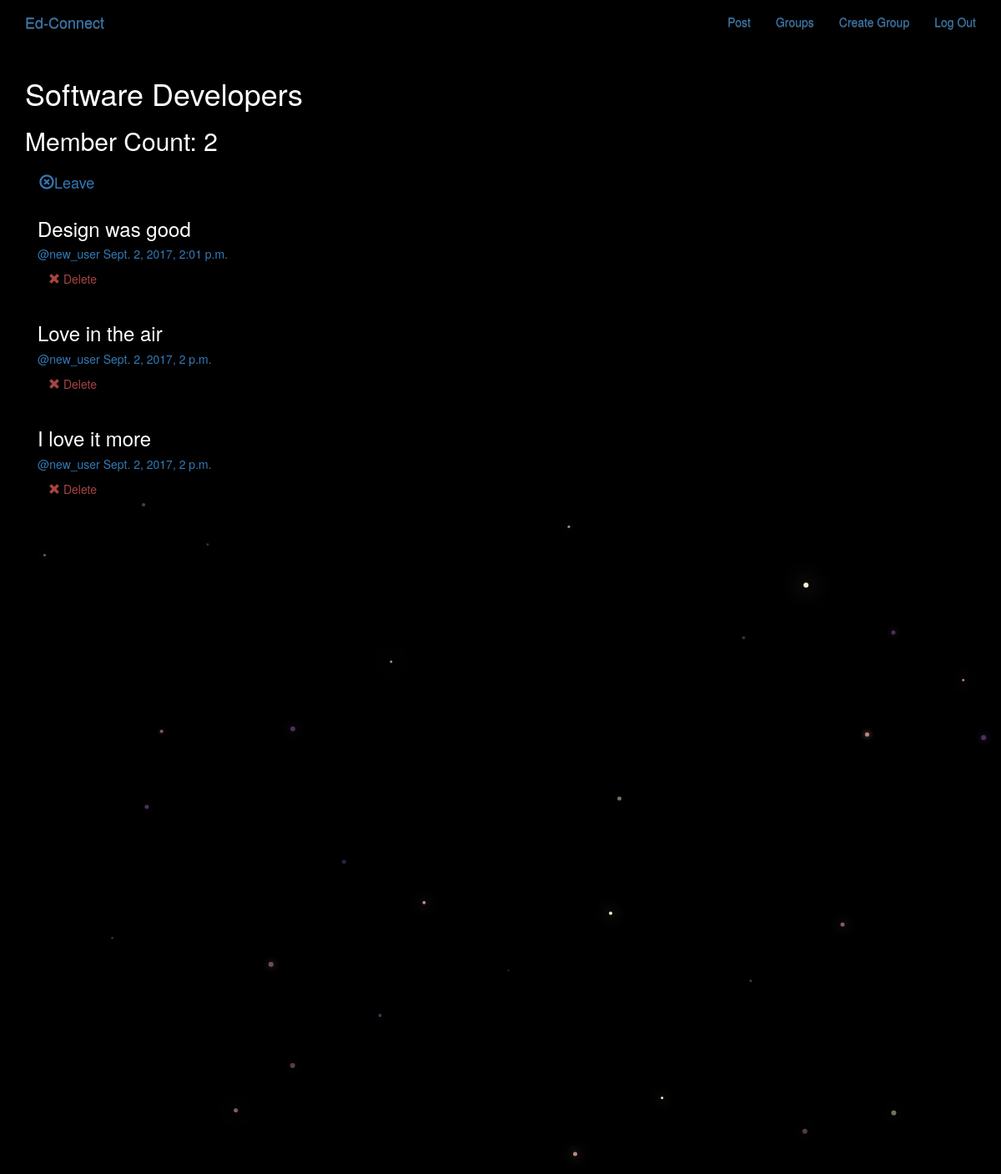
The app's page /groups/posts/in/software-developers/ (signed in) with its own data.
### groups/models.py (models this page shows, shortened)
class Group(models.Model):
    name = models.CharField(max_length=255)
    unique = True
    slug = models.SlugField(allow_unicode=True, unique=True)
    description = models.TextField(blank=True, default='')
    description_html = models.TextField(editable=False, default='', blank=True)
    members = models.ManyToManyField(User, through='GroupMember')

### posts/models.py (models this page shows, shortened)
class Post(models.Model):
    user = models.ForeignKey(User, related_name='posts')
    created_at = models.DateTimeField(auto_now=True)
    message = models.TextField()
    message_html = models.TextField(editable=False)
    group = models.ForeignKey(Group, related_name='posts', null=True, blank=True)
    class Meta():
        ordering = ['-created_at']
        unique_together = ('user', 'message')

### groups/views.py (the view)
# urls.py: url(r'^posts/in/(?P<slug>[-\w]+)/$', views.SingleGroup.as_view(), name='single'),
class SingleGroup(generic.DetailView):
    model = Group

### groups/templates/groups/group_detail.html
{% extends "groups/group_base.html" %}
{% block pregroup %}
  <h1>{{ group.name }}</h1>
  <h2>Member Count: {{ group.members.count }}</h2>
  <div class="content">
    {% if user in group.members.all %}
      <a href="{% url 'groups:leave' slug=group.slug %}"
          class="btn btn-lg btn-fill btn-warning-"><span
          class="glyphicon glyphicon-remove-circle"></span>Leave</a>
    {% else %}
        <a href="{% url 'groups:join' slug=group.slug %}"
          class="btn btn-lg btn-fill btn-warning-"><span
          class="glyphicon glyphicon-ok-circle"></span>Join</a>
    {% endif %}
  </div>
{% endblock %}
{% block group_content %}
  <div class="col-md-8">
    {% if group.posts.count  == 0 %}
      <h2>No posts in this group yet!</h2>
    {% else %}
      {% for post in group.posts.all %}
        {% include "posts/_post.html" %}
      {% endfor %}
    {% endif %}
  </div>
{% endblock %}

### posts/templates/posts/_post.html (shortened to what this page needs)
<div class="post media">
  <h3>{{ post.message_html|safe }}</h3>
  <div class="mdeia-body">
    <h5 class="media-heading">
      <span class="username">
        <a href="{% url 'posts:for_user' username=post.user.username %}">@{{ post.user.username }}</a>
      </span>
    <time class="time">
      <a href="{% url 'posts:single' username=post.user.username pk=post.pk}">
        {{ post.created_at }}
      </a>
    </time>
  </h5>
  <div class="media-footer">
    {% if user.is_authenticated and post.user == user %}
    <a href="{% url 'posts:delete' pk=post.pk %}" title="delete" class="btn btn-simple">
      <span class="glyphicon glyphicon-remove text-danger" aria-hidden="true"></span>
      <span class="text-danger icon-label">Delete</span>
    </a>
  </div>
  </div>
</div>

### static/simplesocial/css/master.css (style rules this page uses)
body { margin: 0; overflow: hidden; background-color: black; color:white; }

### records on screen
Group: name "Software Developers", members.count "2"
Post: message_html "Design was good", user.username "new_user", created_at "Sept. 2, 2017, 2:01 p.m.", shows "Delete"
Post: message_html "Love in the air", user.username "new_user", created_at "Sept. 2, 2017, 2 p.m.", shows "Delete"
Post: message_html "I love it more", user.username "new_user", created_at "Sept. 2, 2017, 2 p.m.", shows "Delete"
